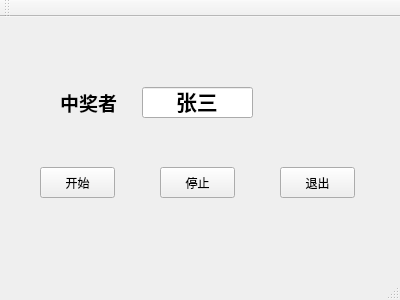
<?xml version="1.0" encoding="UTF-8"?>
<ui version="4.0">
 <class>LuckyDraw</class>
 <widget class="QMainWindow" name="LuckyDraw">
  <property name="geometry">
   <rect>
    <x>0</x>
    <y>0</y>
    <width>400</width>
    <height>300</height>
   </rect>
  </property>
  <property name="windowTitle">
   <string>LuckyDraw</string>
  </property>
  <widget class="QWidget" name="centralWidget">
   <widget class="QPushButton" name="pushButton">
    <property name="geometry">
     <rect>
      <x>40</x>
      <y>150</y>
      <width>75</width>
      <height>31</height>
     </rect>
    </property>
    <property name="text">
     <string>开始</string>
    </property>
   </widget>
   <widget class="QPushButton" name="pushButton_2">
    <property name="geometry">
     <rect>
      <x>160</x>
      <y>150</y>
      <width>75</width>
      <height>31</height>
     </rect>
    </property>
    <property name="text">
     <string>停止</string>
    </property>
   </widget>
   <widget class="QPushButton" name="pushButton_3">
    <property name="geometry">
     <rect>
      <x>280</x>
      <y>150</y>
      <width>75</width>
      <height>31</height>
     </rect>
    </property>
    <property name="text">
     <string>退出</string>
    </property>
   </widget>
   <widget class="QLabel" name="label">
    <property name="geometry">
     <rect>
      <x>60</x>
      <y>70</y>
      <width>71</width>
      <height>31</height>
     </rect>
    </property>
    <property name="font">
     <font>
      <family>Aharoni</family>
      <pointsize>14</pointsize>
      <weight>75</weight>
      <bold>true</bold>
     </font>
    </property>
    <property name="styleSheet">
     <string notr="true"/>
    </property>
    <property name="text">
     <string>中奖者</string>
    </property>
   </widget>
   <widget class="QLineEdit" name="lineEdit">
    <property name="geometry">
     <rect>
      <x>142</x>
      <y>70</y>
      <width>111</width>
      <height>31</height>
     </rect>
    </property>
    <property name="font">
     <font>
      <family>Aharoni</family>
      <pointsize>16</pointsize>
      <weight>75</weight>
      <bold>true</bold>
     </font>
    </property>
    <property name="text">
     <string>张三</string>
    </property>
    <property name="alignment">
     <set>Qt::AlignCenter</set>
    </property>
    <property name="readOnly">
     <bool>true</bool>
    </property>
   </widget>
  </widget>
  <widget class="QMenuBar" name="menuBar">
   <property name="geometry">
    <rect>
     <x>0</x>
     <y>0</y>
     <width>400</width>
     <height>23</height>
    </rect>
   </property>
  </widget>
  <widget class="QToolBar" name="mainToolBar">
   <attribute name="toolBarArea">
    <enum>TopToolBarArea</enum>
   </attribute>
   <attribute name="toolBarBreak">
    <bool>false</bool>
   </attribute>
  </widget>
  <widget class="QStatusBar" name="statusBar"/>
 </widget>
 <layoutdefault spacing="6" margin="11"/>
 <resources/>
 <connections/>
</ui>
